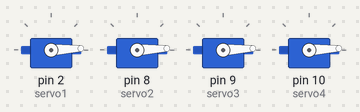
This sketch was run on a simulated Arduino Uno, built with avr-gcc and run on an emulated ATmega328P. On the bench: 4 × servo.

Above: at 0.05 s.
At 0.9 s:
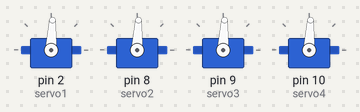
At 1.2 s:
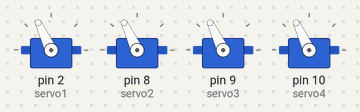
At 1.8 s:
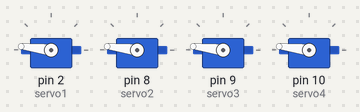
At 2.65 s:
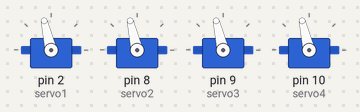
At 3.55 s:
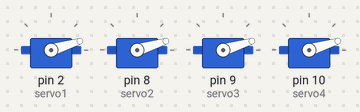
Timing chart, 0 to 8.5 s (numbered marks = the images above):
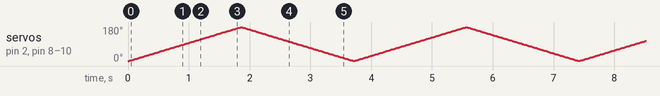

The sketch:

control_4_servo.ino
```cpp
#include <Servo.h>
Servo servo1;
Servo servo2;
Servo servo3;
Servo servo4;
int i = 0;
void setup() {
  servo1.attach(2);
  servo2.attach(8);
  servo3.attach(9);
  servo4.attach(10);
}
void loop() {
  for (i = 0; i < 180; i++) {
    servo1.write(i);
    servo2.write(i);
    servo3.write(i);
    servo4.write(i);
    delay(10);
  }
  for (i = 180; i > 0; i--) {
    servo1.write(i);
    servo2.write(i);
    servo3.write(i);
    servo4.write(i);
    delay(10);
  }
}
```
